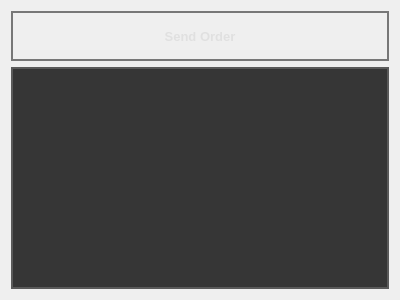
<?xml version="1.0" encoding="UTF-8"?>
<ui version="4.0">
 <class>PageOrder</class>
 <widget class="QWidget" name="PageOrder">
  <property name="geometry">
   <rect>
    <x>0</x>
    <y>0</y>
    <width>400</width>
    <height>300</height>
   </rect>
  </property>
  <property name="windowTitle">
   <string>Form</string>
  </property>
  <property name="styleSheet">
   <string notr="true">/* 全局样式 */
* {
    font-family: &quot;DIN Pro&quot;, &quot;Roboto Condensed&quot;, &quot;Arial&quot;, sans-serif;
    font-size: 13px;
    color: #e0e0e0;
}

/* 主窗口样式 - 深灰工业色调 */
QMainWindow {
    background-color: #282828;
    border: 1px solid #3d3d3d;
}

/* 页面容器样式 */
QStackedWidget {
    background-color: #2e2e2e;
    border: 1px solid #3d3d3d;
    border-radius: 0px;
}

/* 表格样式 - 工业风格，略微亮于背景 */
QTableWidget {
    background-color: #363636;  /* 比外部容器亮 */
    alternate-background-color: #3a3a3a;
    border: 2px solid #5a5a5a;
    gridline-color: #4a4a4a;
    border-radius: 0px;
    selection-background-color: #e86c00;  /* 工业橙色选中 */
    selection-color: #ffffff;
}

QTableWidget::item {
    padding: 8px;
    border-bottom: 1px solid #4a4a4a;
}

QTableWidget::item:selected {
    background-color: qlineargradient(x1:0, y1:0, x2:0, y2:1, 
                      stop:0 #e86c00, stop:1 #c75a00);  /* 工业橙渐变 */
    color: #ffffff;
}

QTableWidget::item:hover:!selected {
    background-color: rgba(232, 108, 0, 0.15);
}

QHeaderView::section {
    background-color: qlineargradient(x1:0, y1:0, x2:0, y2:1, 
                     stop:0 #636363, stop:1 #4a4a4a);  /* 金属灰渐变 */
    color: #ffcc00;  /* 工业黄色标题 */
    padding: 8px;
    border: 1px solid #5a5a5a;
    font-weight: bold;
    text-transform: uppercase;
}

/* 按钮样式 - 工业金属质感 */
QPushButton {
    background-color: qlineargradient(x1:0, y1:0, x2:0, y2:1, 
                     stop:0 #5a5a5a, stop:1 #3d3d3d);
    color: #e0e0e0;
    border: 2px solid #777777;
    border-radius: 0px;
    padding: 8px 16px;
    font-weight: bold;
    min-height: 30px;
    text-transform: uppercase;
}

QPushButton:hover {
    background-color: qlineargradient(x1:0, y1:0, x2:0, y2:1, 
                     stop:0 #636363, stop:1 #4a4a4a);
    border: 2px solid #e86c00;
}

QPushButton:pressed {
    background-color: qlineargradient(x1:0, y1:0, x2:0, y2:1, 
                     stop:0 #3d3d3d, stop:1 #2e2e2e);
    border: 2px solid #e86c00;
    padding-top: 10px;
    padding-left: 17px;
}

QPushButton:disabled {
    background-color: #3d3d3d;
    color: #777777;
    border: 2px solid #555555;
}

/* 滚动条样式 - 工业风格 */
QScrollBar:vertical {
    background: #2e2e2e;
    width: 12px;
    margin: 0px;
    border-left: 1px solid #3d3d3d;
}

QScrollBar::handle:vertical {
    background: qlineargradient(x1:0, y1:0, x2:1, y2:0, 
                stop:0 #5a5a5a, stop:1 #636363);
    min-height: 30px;
    border: 1px solid #777777;
}

QScrollBar::handle:vertical:hover {
    background: qlineargradient(x1:0, y1:0, x2:1, y2:0, 
                stop:0 #636363, stop:1 #6e6e6e);
    border: 1px solid #e86c00;
}

QScrollBar::add-line:vertical, QScrollBar::sub-line:vertical {
    height: 0px;
}

QScrollBar:horizontal {
    background: #2e2e2e;
    height: 12px;
    margin: 0px;
    border-top: 1px solid #3d3d3d;
}

QScrollBar::handle:horizontal {
    background: qlineargradient(x1:0, y1:0, x2:0, y2:1, 
                stop:0 #5a5a5a, stop:1 #636363);
    min-width: 30px;
    border: 1px solid #777777;
}

QScrollBar::handle:horizontal:hover {
    background: qlineargradient(x1:0, y1:0, x2:0, y2:1, 
                stop:0 #636363, stop:1 #6e6e6e);
    border: 1px solid #e86c00;
}

QScrollBar::add-line:horizontal, QScrollBar::sub-line:horizontal {
    width: 0px;
}

/* 列表控件样式 */
QListWidget {
    background-color: #363636;
    border: 2px solid #5a5a5a;
    border-radius: 0px;
}

QListWidget::item {
    padding: 8px;
    border-bottom: 1px solid #4a4a4a;
}

QListWidget::item:selected {
    background-color: qlineargradient(x1:0, y1:0, x2:0, y2:1, 
                      stop:0 #e86c00, stop:1 #c75a00);
    color: #ffffff;
}

QListWidget::item:hover:!selected {
    background-color: rgba(232, 108, 0, 0.15);
}

/* 标签样式 */
QLabel {
    color: #e0e0e0;
    font-weight: 500;
}

/* 工具提示样式 */
QToolTip {
    background-color: #2e2e2e;
    color: #ffcc00;
    border: 1px solid #5a5a5a;
    padding: 5px;
}

/* 分组框样式 */
QGroupBox {
    border: 2px solid #5a5a5a;
    border-radius: 0px;
    margin-top: 20px;
    font-weight: bold;
}

QGroupBox::title {
    subcontrol-origin: margin;
    subcontrol-position: top center;
    padding: 0 10px;
    color: #ffcc00;
}

/* 输入框样式 */
QLineEdit, QTextEdit {
    background-color: #363636;
    border: 1px solid #5a5a5a;
    padding: 5px;
    selection-background-color: #e86c00;
    selection-color: #ffffff;
}

QLineEdit:focus, QTextEdit:focus {
    border: 1px solid #e86c00;
}

/* 复选框样式 */
QCheckBox {
    spacing: 8px;
}

QCheckBox::indicator {
    width: 18px;
    height: 18px;
}

QCheckBox::indicator:unchecked {
    border: 2px solid #5a5a5a;
    background-color: #363636;
}

QCheckBox::indicator:checked {
    border: 2px solid #e86c00;
    background-color: #e86c00;
}

/* 状态栏样式 */
QStatusBar {
    background-color: #2e2e2e;
    color: #e0e0e0;
    border-top: 2px solid #5a5a5a;
}

/* 工具栏样式 */
QToolBar {
    background-color: #2e2e2e;
    border-bottom: 2px solid #5a5a5a;
    spacing: 5px;
}

QToolBar::separator {
    width: 1px;
    background-color: #5a5a5a;
    margin: 5px;
}

/* 菜单样式 */
QMenuBar {
    background-color: #2e2e2e;
    border-bottom: 2px solid #5a5a5a;
}

QMenuBar::item {
    background: transparent;
    padding: 8px 12px;
}

QMenuBar::item:selected {
    background-color: #4a4a4a;
    color: #ffcc00;
}

QMenu {
    background-color: #363636;
    border: 1px solid #5a5a5a;
}

QMenu::item {
    padding: 8px 30px 8px 20px;
}

QMenu::item:selected {
    background-color: #4a4a4a;
    color: #ffcc00;
}

</string>
  </property>
  <layout class="QVBoxLayout" name="verticalLayout">
   <item>
    <widget class="QPushButton" name="pushButton">
     <property name="minimumSize">
      <size>
       <width>0</width>
       <height>50</height>
      </size>
     </property>
     <property name="text">
      <string>Send Order</string>
     </property>
    </widget>
   </item>
   <item>
    <widget class="QTableWidget" name="tableWidget"/>
   </item>
  </layout>
 </widget>
 <resources/>
 <connections/>
</ui>
